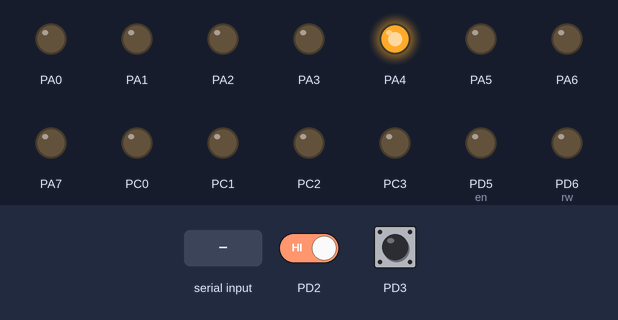
The program below on a simulated ATmega32, built with avr-gcc and emulated at 2 MHz. On the bench: output pins drawn as LEDs (lit = HIGH). The inputs (shaded band) are chosen by the test bench; at power-on: PD2 HIGH, PD3 HIGH. Pins used as bus, display or sensor lines are not drawn.

Above: at 1.2 s.
1.3 s: PD2 driven HIGH
At 1.9 s:
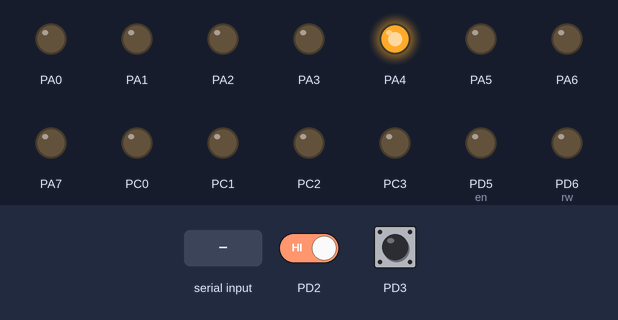
2.9 s: "1\n" received over Serial
At 4.1 s:
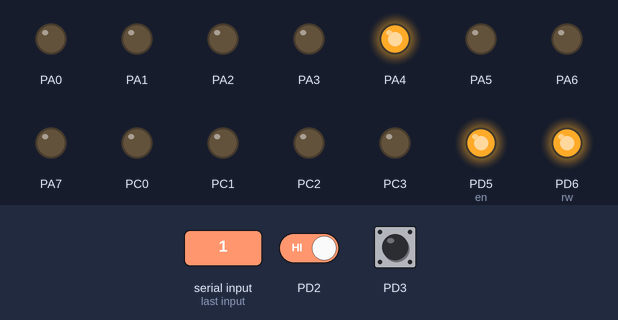
Timing chart, 0 to 5.9 s (numbered marks = the images above; inputs shaded):
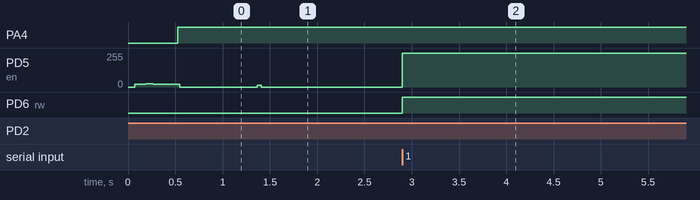

The program:

NewLOCK.c
```c
#include <avr/io.h>
#include <avr/eeprom.h>
#include <util/delay.h>
#include "lcd_lib.h"
#include <avr/interrupt.h>
#include "stdutils.h"
#include "uart.h"


static unsigned int key;
static unsigned int op;
static unsigned int operand;
static char char_op;
unsigned char vib = 0;
char buf_lcd1[16];
char buf_lcd2[16];
char buf_lcd3[16];
ISR(INT0_vect)
{
	unsigned char temp;
	//read the 74C922 outputs
	temp=PINC&0x0F;
	//Determine what key
	if(temp==7)
	{
		key = 0;
		sprintf(buf_lcd1, "%1d",key);
		strcat(buf_lcd2,buf_lcd1);
		LCD4_gotoxy(2,1);
		_delay_ms(10);
		LCD4_write_string(buf_lcd2);
	}
	else if(temp==2)
	{
		key = 1;
		sprintf(buf_lcd1, "%1d",key);
		strcat(buf_lcd2,buf_lcd1);
		LCD4_gotoxy(2,1);
		LCD4_write_string(buf_lcd2);
	}
	else if(temp==6)
	{
		key = 2;
		sprintf(buf_lcd1, "%1d",key);
		strcat(buf_lcd2,buf_lcd1);
		LCD4_gotoxy(2,1);
		LCD4_write_string(buf_lcd2);
	}
	else if(temp==10)
	{
		key = 3;
		sprintf(buf_lcd1, "%1d",key);
		strcat(buf_lcd2,buf_lcd1);
		LCD4_gotoxy(2,1);
		LCD4_write_string(buf_lcd2);
	}
	else if(temp==1)
	{
		key = 4;
		sprintf(buf_lcd1, "%1d",key);
		strcat(buf_lcd2,buf_lcd1);
		LCD4_gotoxy(2,1);
		LCD4_write_string(buf_lcd2);
	}
	else if(temp==5)
	{
		key = 5;
		sprintf(buf_lcd1, "%1d",key);
		strcat(buf_lcd2,buf_lcd1);
		LCD4_gotoxy(2,1);
		LCD4_write_string(buf_lcd2);
	}
	else if(temp==9)
	{
		key = 6;
		sprintf(buf_lcd1, "%1d",key);
		strcat(buf_lcd2,buf_lcd1);
		LCD4_gotoxy(2,1);
		LCD4_write_string(buf_lcd2);
	}
	else if(temp==0)
	{
		key = 7;
		sprintf(buf_lcd1, "%1d",key);
		strcat(buf_lcd2,buf_lcd1);
		LCD4_gotoxy(2,1);
		LCD4_write_string(buf_lcd2);
	}
	else if(temp==4)
	{
		key = 8;
		sprintf(buf_lcd1, "%1d",key);
		strcat(buf_lcd2,buf_lcd1);
		LCD4_gotoxy(2,1);
		LCD4_write_string(buf_lcd2);
	}
	else if(temp==8)
	{
		key = 9;
		sprintf(buf_lcd1, "%1d",key);
		strcat(buf_lcd2,buf_lcd1);
		LCD4_gotoxy(2,1);
		LCD4_write_string(buf_lcd2);
	}
	else if(temp==15)
	{
	//plus
	}

	else if(temp==14)
	{
	//subtraction
	}

	else if(temp==13)
	{
	//mult
	}

	else if(temp==12)
	{
	//div
	}

	else if(temp==11)
	{
	strcpy(buf_lcd3,buf_lcd2);
	}

	else if(temp==3)
	{
	LCD4_clear();
	LCD4_gotoxy(1,1);
	LCD4_write_string("ENTER PASSWORD");
	buf_lcd1[0] = '\0';
	buf_lcd2[0] = '\0';
	buf_lcd3[0] = '\0';
	}

}
ISR(INT1_vect)
{	unsigned char i =0;
	vib++;
	if(vib == 3){
	UART_TxString("====!!!SUSPECTED BREAK-IN!!!====\r");
	UART_TxString("PRESS 1 TO CALL THE SECURITY\r");
	char a = UART_RxChar();
		if (a == '1')
		{
		UART_TxString("CALLING THE SECURITY\r");
			while(i<10)
			{
			LCD4_clear();
			LCD4_gotoxy(1,1);
			LCD4_write_string("Calling Security");
			PORTA ^= (1<<PA2);
			_delay_ms(100);
			PORTA ^= (1<<PA3);
			_delay_ms(100);
			i++;
			vib=0;
			}
		}
	}
}
int main(void)
{
	UART_Init(9600);
	DDRC=0x0F;
	DDRA=0xFF;
	PORTC=0xF0;
	DDRD |= (1<<PD5)|(1<<PD6)|(1<<PD7);
	DDRD &= ~(1<<PD2)&~(1<<PD3);
	PORTD = 0xFF;
	GICR|=0xC0;
    MCUCR=0x0F;
    //MCUCSR=0x00;
    GIFR=0xC0;
	sei();
	MENU:
	LCD4_init();
	LCD4_clear();
	LCD4_gotoxy(1,1);
	LCD4_write_string("ENTER PASSWORD");
	while(1)
	{
		PORTA |=(1<<PA4);
		int x = atoi(buf_lcd3);
		if (x==123)
		{
				LCD4_clear();
				LCD4_gotoxy(1,1);
				LCD4_write_string("WELCOME HOME!!!");
				PORTA = 0x02;
				_delay_ms(2000);
				PORTA = 0x00;
				buf_lcd3[0] = '\0';
				buf_lcd2[0] = '\0';
				LCD4_clear();
				LCD4_gotoxy(1,1);
				LCD4_write_string("LOCK? PRESS 1");
		}
		x = atoi(buf_lcd3);
				if (x==1)
				{
				PORTA = 0x01;
				_delay_ms(2000);
				PORTA = 0x00;
				buf_lcd3[0] = '\0';
				buf_lcd2[0] = '\0';
				LCD4_clear();
				LCD4_gotoxy(1,1);
				LCD4_write_string("DOOR CLOSED");
				_delay_ms(1000);
				goto MENU;

				}

	}
}
```

stdutils.h
```c
/*
 * stdutils.h
 *
 * Created: 6/11/2020 9:07:03 PM
 *  Author: Triet Nguyen
 */


#ifndef STDUTILS_H_
#define STDUTILS_H_


#define F_CPU 2000000UL


typedef unsigned char   uint8_t;
typedef unsigned int    uint16_t;
typedef unsigned long int  uint32_t;


#define  util_GetBitMask(bit)          (1<<(bit))
#define  util_BitSet(x,bit)            ((x) |=  util_GetBitMask(bit))
#define  util_BitClear(x,bit)          ((x) &= ~util_GetBitMask(bit))
#define  util_BitToggle(x,bit)         ((x) ^=  util_GetBitMask(bit))
#define  util_UpdateBit(x,bit,val)     ((val)? util_BitSet(x,bit): util_BitClear(x,bit))


#define  util_GetBitStatus(x,bit)      (((x)&(util_GetBitMask(bit)))!=0u)
#define  util_IsBitSet(x,bit)          (((x)&(util_GetBitMask(bit)))!=0u)
#define  util_IsBitCleared(x,bit)      (((x)&(util_GetBitMask(bit)))==0u)

#define util_ExtractByte0to8(x)    (uint8_t) ((x) & 0xFFu)
#define util_ExtractByte8to16(x)   (uint8_t) (((x)>>8) & 0xFFu)


#endif /* STDUTILS_H_ */
```

uart.c
```c
/*
 * uart.c
 *
 * Created: 6/11/2020 9:06:38 PM
 *  Author: Triet Nguyen
 */
#include "uart.h"

void UART_Init(uint32_t v_baudRate_u32)
{
	UCSRB= (1<<RXEN) | (1<<TXEN) | (1<<RXCIE);                  // Enable Receiver and Transmitter and Interrupt Receiver
	UCSRC= (1<<URSEL) | (1<<UCSZ1) | (1<<UCSZ0);   // Asynchronous mode 8-bit data and 1-stop bit
	UCSRA= 0x00;                                   // Clear the UASRT status register
	UART_SetBaudRate(v_baudRate_u32);
}


void UART_SetBaudRate(uint32_t v_baudRate_u32)
{
	uint16_t RegValue;

	if((v_baudRate_u32 >= C_MinBaudRate_U32) && (v_baudRate_u32<=C_MaxBaudRate_U32))
	{
		/* Check if the requested baudrate is within range,
	     If yes then calculate the value to be loaded into baud rate generator. */
		RegValue = M_GetBaudRateGeneratorValue(v_baudRate_u32);
	}
	else
	{
		/*	 Invalid baudrate requested, hence set it to default baudrate of 9600 */
		RegValue = M_GetBaudRateGeneratorValue(9600);
	}

	UBRRL = util_ExtractByte0to8(RegValue);
	UBRRH = util_ExtractByte8to16(RegValue);
}


char UART_RxChar(void)
{
	while(util_IsBitCleared(UCSRA,RXC));  // Wait till the data is received
	return(UDR);                          // return the received char
}

void UART_TxChar(char v_uartData_u8)
{
	while(util_IsBitCleared(UCSRA,UDRE)); // Wait till Transmitter(UDR) register becomes Empty
	UDR =v_uartData_u8;                              // Load the data to be transmitted
}

void UART_TxString(char *ptr_string)
{
	while(*ptr_string)
	UART_TxChar(*ptr_string++);// Loop through the string and transmit char by char
}

uint8_t UART_RxString(char *ptr_string)
{
	char ch;
	uint8_t len = 0;
	while(1)
	{
		ch=UART_RxChar();    //Receive a char
		UART_TxChar(ch);     //Echo back the received char

		if((ch=='\r') || (ch=='\n')) //read till enter key is pressed
		{						     //once enter key is pressed null terminate the string
			ptr_string[len]=0;           //and break the loop
			break;
		}
		else if((ch=='\b') && (len!=0))
		{
			len--;    //If backspace is pressed then decrement the index to remove the old char
		}
		else
		{
			ptr_string[len]=ch; //copy the char into string and increment the index
			len++;
		}
	}
	return len;
}
```

uart.h
```c
/*
 * uart.h
 *
 * Created: 6/11/2020 9:06:20 PM
 *  Author: Triet Nguyen
 */


#ifndef UART_H_
#define UART_H_

#include <avr/io.h>
#include "stdutils.h"

/***************************************************************************************************
                             Baudrate configurations
***************************************************************************************************/
#define C_MinBaudRate_U32 2400
#define C_MaxBaudRate_U32 115200UL


#define M_GetBaudRateGeneratorValue(baudrate)  (((F_CPU -((baudrate) * 8L)) / ((baudrate) * 16UL)))
/**************************************************************************************************/

void UART_Init(uint32_t v_baudRate_u32);
void UART_SetBaudRate(uint32_t v_baudRate_u32);
void UART_TxChar(char v_uartData_u8);
char UART_RxChar(void);
void UART_TxString(char *ptr_string);
uint8_t UART_RxString(char *ptr_string);


#endif /* UART_H_ */
```

lcd_lib.c
```c
/*******************************
******* Mohammad Khaled ********
**** AVR LCD 8-bit & 4-bit *****
*******************************/
#include "lcd_lib.h"

void LCD_cmd(unsigned char cmd)
{
	LCD_DATA = cmd;
	_delay_ms(1);
	ctrl = (0<<rs)|(0<<rw)|(1<<en);
	_delay_ms(1);
	ctrl = (0<<rs)|(0<<rw)|(0<<en);
	_delay_ms(10);
}

void LCD4_cmd(unsigned char cmd)
{
	unsigned char value;
	value = (cmd & 0xf0);
	LCD_cmd(value);
	_delay_ms(1);
	value = ((cmd<<4) & 0xf0);
	LCD_cmd(value);
	_delay_ms(1);
}

void LCD_init()
{
	LCD_cmd(0x38);
	_delay_ms(1);
	LCD_cmd(0x01);
	_delay_ms(1);
	LCD_cmd(0x0E);
	_delay_ms(1);
	LCD_cmd(0x80);
	_delay_ms(1);
}

void LCD4_init()
{
	LCD4_cmd(0x02);
	_delay_ms(1);
	LCD4_cmd(0x28);
	_delay_ms(1);
	LCD4_cmd(0x0c);
	_delay_ms(1);
	LCD4_cmd(0x06);
	_delay_ms(1);
	LCD4_cmd(0x80);
	_delay_ms(1);
}

void LCD_write(unsigned char data)
{
	LCD_DATA = data;
	ctrl = (1<<rs)|(0<<rw)|(1<<en);
	_delay_ms(1);
	ctrl = (1<<rs)|(0<<rw)|(0<<en);
	_delay_ms(10);
}

void LCD4_write(unsigned char data)
{
	unsigned char value;
	value = (data & 0xf0);
	LCD_write(value);
	_delay_ms(1);
	value = ((data<<4) & 0xf0);
	LCD_write(value);
	_delay_ms(1);
}

void LCD_write_string(unsigned char *data)
{
	int n=0;
	while(data[n])
	{
		LCD_write(data[n]);
		n++;
		if (n==16)
		{
			LCD_cmd(0xC0);
		}
	}
}

void LCD4_write_string(unsigned char *data)
{
	int n=0;
	while(data[n])
	{
		LCD4_write(data[n]);
		n++;
		if (n==16)
		{
			LCD4_cmd(0xC0);
		}
	}
}

void LCD_gotoxy(int x, int y)
{
	if (x==1)
	{
		LCD_cmd(0x80);
		for (int i=1;i<y;i++)
		{
			LCD_cmd(0x06);
		}
	}
	if (x==2)
	{
		LCD_cmd(0xC0);
		for (int i=1;i<y;i++)
		{
			LCD_cmd(0x06);
		}
	}
}

void LCD4_gotoxy(int x, int y)
{
	y--;
	if (x==1)
	{
		LCD4_cmd(0x80+y);
	}
	if (x==2)
	{
		LCD4_cmd(0xC0+y);
	}
}

void LCD_clear()
{
	LCD_cmd(0x01);
}

void LCD4_clear()
{
	LCD4_cmd(0x01);
}
```

lcd_lib.h
```c
#define LCD_DATA PORTC
#define ctrl PORTD
#define rs PIND7
#define rw PIND6
#define en PIND5

#include <avr/io.h>
#include <util/delay.h>

void LCD_cmd(unsigned char);
void LCD4_cmd(unsigned char);
void LCD_init();
void LCD4_init();
void LCD_write(unsigned char);
void LCD4_write(unsigned char);
void LCD_write_string(unsigned char*);
void LCD4_write_string(unsigned char*);
void LCD_gotoxy(int, int);
void LCD4_gotoxy(int, int);
void LCD_clear();
void LCD4_clear();
```

Measured:
- after the input at 1.3 s, PD5 (en): 0/255 → 13/255 after 0.07 s, → 0/255 0.04 s later
- after the input at 2.9 s, PD5 (en): 0/255 → 255/255 at once; PD6 (rw): LOW → HIGH at once
